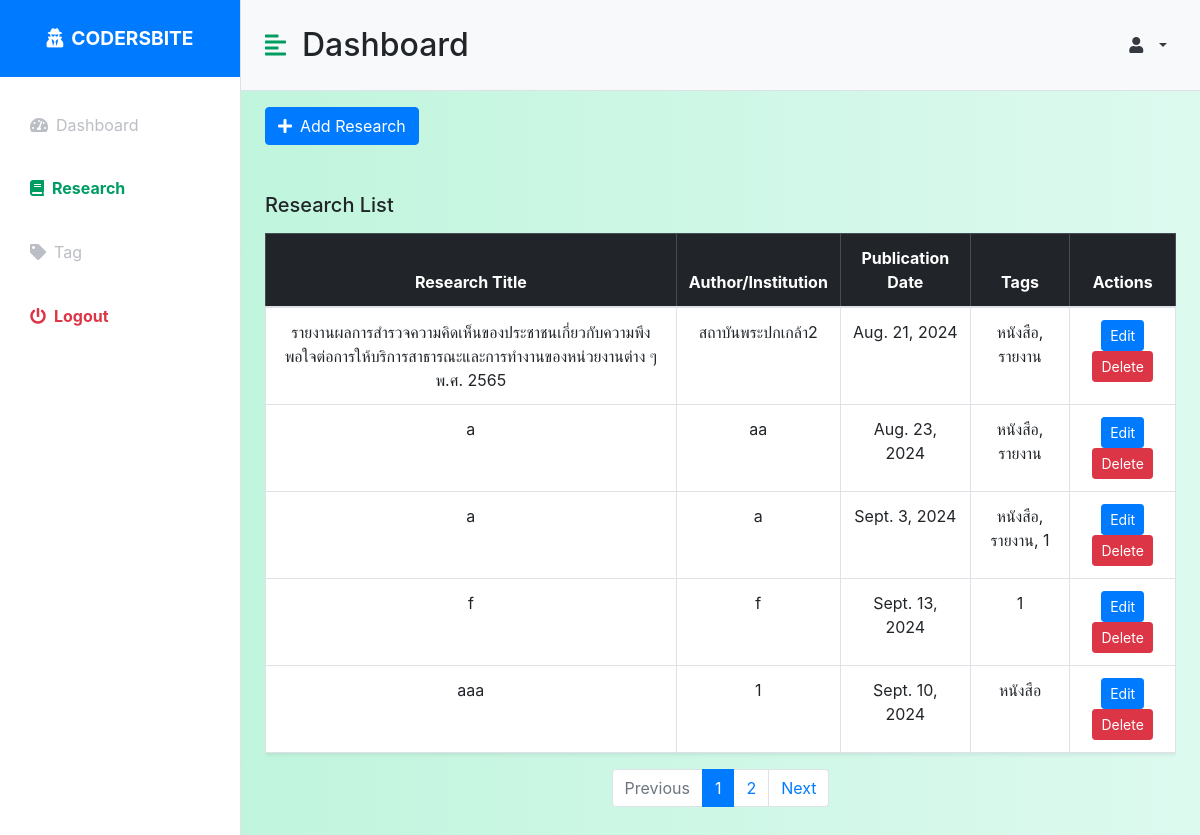
Before: /Research/ with the older database file.
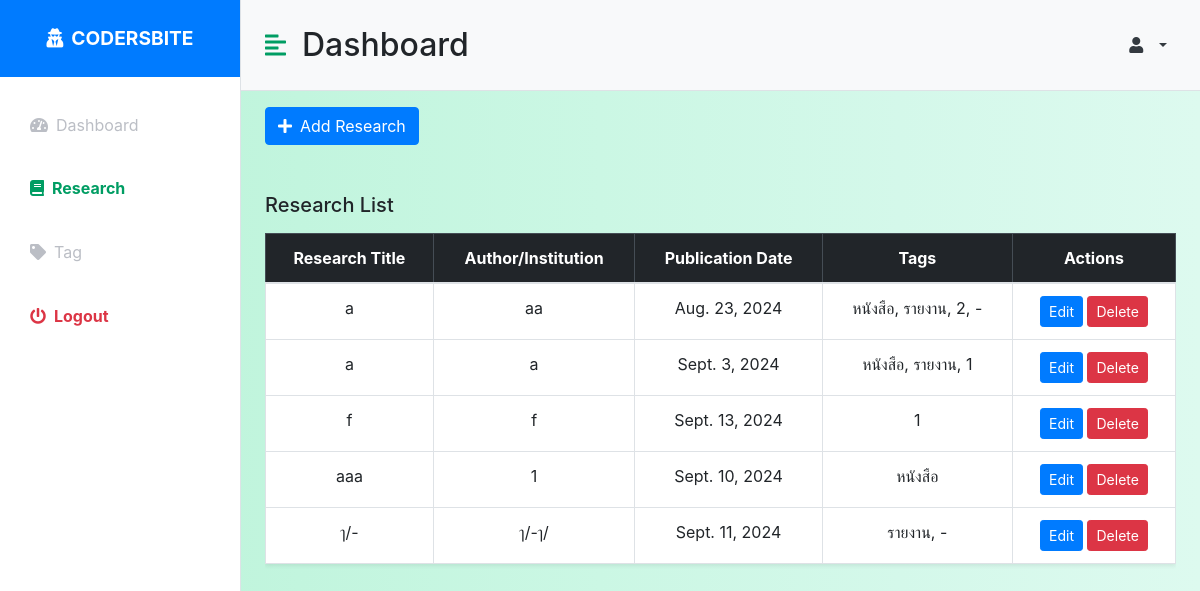
After: the same page with the newer database file.
### research_app/models.py (models this page shows, shortened)
class ProjectModel(models.Model):
    user = models.ForeignKey(User, on_delete=models.CASCADE)
    project_name = models.CharField(max_length=255)
    author_name = models.CharField(max_length=255)
    project_date = models.DateField()
    project_tag = models.ManyToManyField(TagModel, related_name='projects')
    image = models.ImageField(upload_to="img/")
    pdf_file = models.FileField(upload_to="pdf/")
    created_time = models.DateTimeField(auto_now_add=True)
    updated_time = models.DateTimeField(auto_now=True)
    created_by = models.ForeignKey(User, related_name='created_projects', on_delete=models.CASCADE, null=True, blank=True, editable=False)
    updated_by = models.ForeignKey(User, related_name='updated_projects', on_delete=models.CASCADE, null=True, blank=True, editable=False)

class TagModel(models.Model):
    name = models.CharField(max_length=255)
    created_time = models.DateTimeField(auto_now_add=True)
    updated_time = models.DateTimeField(auto_now=True)
    created_by = models.ForeignKey(User, related_name='created_tags', on_delete=models.CASCADE, null=True, blank=True, editable=False)
    updated_by = models.ForeignKey(User, related_name='updated_tags', on_delete=models.CASCADE, null=True, blank=True, editable=False)
    def __str__(self):
        return self.name

### research_app/views.py (the view)
# urls.py: path('Research/', views.research_list, name='research_list'),
def research_list(request):
    projects = ProjectModel.objects.all()
    tags = TagModel.objects.all()
    admin = request.user
    page = request.GET.get('page', 1)
    paginator = Paginator(projects, 5)
    try:
        projectpage = paginator.page(page)
    except PageNotAnInteger:
        projectpage = paginator.page(1)
    except EmptyPage:
        projectpage = paginator.page(paginator.num_pages)
    return render(request, 'admins/research_crud/research_list.html', {
        'admin': admin,
        'tags': tags,
        'projectpage': projectpage,
    })

### research_app/templates/admins/research_crud/research_list.html (shortened to what the changed rows need)
{% load static %}
<!DOCTYPE html>
<html lang="en">
<head>
    <link href="https://cdn.jsdelivr.net/npm/bootstrap@5.3.0/dist/css/bootstrap.min.css" rel="stylesheet">
    <link href="https://cdnjs.cloudflare.com/ajax/libs/select2/4.0.13/css/select2.min.css" rel="stylesheet">
    <link rel="stylesheet" href="https://cdnjs.cloudflare.com/ajax/libs/font-awesome/5.15.3/css/all.min.css">
    <link rel="stylesheet" href="{% static 'css/styles.css' %}">
    <link href="https://maxcdn.bootstrapcdn.com/bootstrap/4.5.2/css/bootstrap.min.css" rel="stylesheet">
    <link rel="stylesheet" href="{% static 'css/styles.css' %}">
</head>
<body>
    <div class="d-flex" id="wrapper">
        <div id="page-content-wrapper">
            <nav class="navbar navbar-expand-lg navbar-light bg-light py-4 px-4 border-bottom">
                <div class="d-flex align-items-center">
                  <h2 class="fs-2 m-0">Dashboard</h2>
                </div>
              </nav>
            <div class="container-fluid px-4">
                <div class="row my-5">
                    <div class="col">
                        <div class="table-responsive">
                            <table class="table table-bordered table-hover shadow-sm text-center">
                                <thead class="table-dark">
                                    <tr>
                                        <th scope="col">Research Title</th>
                                        <th scope="col">Author/Institution</th>
                                        <th scope="col">Publication Date</th>
                                        <th scope="col">Tags</th>
                                        <th scope="col">Actions</th>
                                    </tr>
                                </thead>
                                <tbody>
                                    {% for project in projectpage %}
                                    <tr>
                                        <td>{{ project.project_name }}</td>
                                        <td>{{ project.author_name }}</td>
                                        <td>{{ project.project_date }}</td>
                                        <td>{{ project.project_tag.all|join:", " }}</td>
                                        <td>
                                            <button class="btn btn-sm btn-primary" data-bs-toggle="modal" data-bs-target="#editResearchModal-{{ project.id }}" title="เเก้ไขข้อมูล Research">
                                                Edit
                                            </button>
                                            <button class="btn btn-sm btn-danger" data-bs-toggle="modal" data-bs-target="#deleteResearchModal-{{ project.id }}" title="ลบข้อมูล Research">
                                                Delete
                                            </button>
                                        </td>
                                    </tr>
                                    {% endfor %}
                                </tbody>
                            </table>
                        </div>
                        <nav aria-label="Page navigation">
                            {% if projectpage.has_other_pages %}
                            <ul class="pagination justify-content-center">
                                {% if projectpage.has_previous %}
                                <li class="page-item">
                                    <a class="page-link" href="?page={{ projectpage.previous_page_number }}">Previous</a>
                                </li>
                                {% else %}
                                <li class="page-item disabled">
                                    <span class="page-link">Previous</span>
                                </li>
                                {% endif %}
                                {% for i in projectpage.paginator.page_range %}
                                {% if projectpage.number == i %}
                                <li class="page-item active">
                                    <span class="page-link">{{ i }}</span>
                                </li>
                                {% else %}
                                <li class="page-item">
                                    <a class="page-link" href="?page={{ i }}">{{ i }}</a>
                                </li>
                                {% endif %}
                                {% endfor %}
                                {% if projectpage.has_next %}
                                <li class="page-item">
                                    <a class="page-link" href="?page={{ projectpage.next_page_number }}">Next</a>
                                </li>
                                {% else %}
                                <li class="page-item disabled">
                                    <span class="page-link">Next</span>
                                </li>
                                {% endif %}
                            </ul>
                            {% endif %}
                        </nav>
                    </div>
                </div>
            </div>
        </div>
    </div>
</body>
</html>

Changed rows visible on the page:
removed ProjectModel: project_name "รายงานผลการสำรวจความคิดเห็นของประชาชนเกี่ยวกับความพึงพอใจต่อการให้บริการสาธารณะและการทำงานของหน่วยงานต่าง ๆ พ.ศ. 2565", author_name "สถาบันพระปกเกล้า2", project_date "Aug. 21, 2024", project_tag.all "หนังสือ, รายงาน"
changed ProjectModel "aa": project_tag.all "หนังสือ, รายงาน" → "หนังสือ, รายงาน, 2, -"
now on this page (row unchanged): ProjectModel: project_name "ๅ/-", author_name "ๅ/-ๅ/", project_date "Sept. 11, 2024", project_tag.all "รายงาน, -"
Other visible differences:
text no longer shown: "Previous Next"
list line gone: "1"
list line gone: "2"
